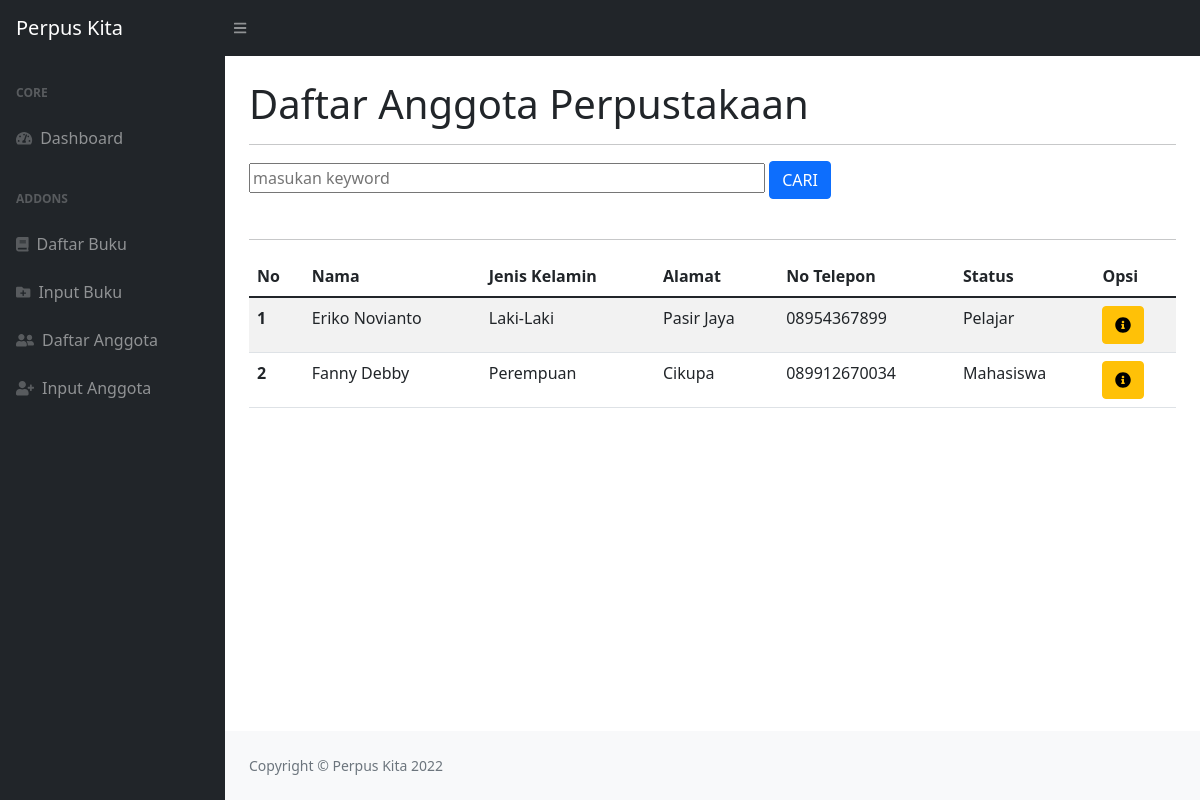
/anggota.php, run on the app's committed database.
### tables this page shows
CREATE TABLE `anggota` (
  `id_anggota` int(15) NOT NULL,
  `nm_anggota` varchar(25) NOT NULL,
  `jenkel` varchar(25) NOT NULL,
  `alamat` varchar(25) NOT NULL,
  `no_telp` varchar(15) NOT NULL,
  `status` varchar(25) NOT NULL
);

### function.php (called while the page is built, shortened)
<?php
$conn = mysqli_connect('localhost', 'root', '', 'uas_1904030060');
function query($query)
{
  global $conn;
  $result = mysqli_query($conn, $query);
  $rows = [];
  while ($row = mysqli_fetch_assoc($result)) {
    $rows[] = $row;
  }
  return $rows;
}

### anggota.php (the view, shortened to what this page needs)
<?php
require 'function.php';
$angg = query("SELECT * FROM anggota");
?>
<!DOCTYPE html>
<html lang="en">
<head>
  <link href="https://cdn.jsdelivr.net/npm/simple-datatables@latest/dist/style.css" rel="stylesheet" />
  <link href="css/styles.css" rel="stylesheet" />
</head>
<body class="sb-nav-fixed">
  <nav class="sb-topnav navbar navbar-expand navbar-dark bg-dark">
    <a class="navbar-brand ps-3" href="index.html">Perpus Kita</a>
    <button class="btn btn-link btn-sm order-1 order-lg-0 me-4 me-lg-0" id="sidebarToggle" href="#!"><i class="fas fa-bars"></i></button>
  </nav>
  <div id="layoutSidenav">
    <div id="layoutSidenav_nav">
      <nav class="sb-sidenav accordion sb-sidenav-dark" id="sidenavAccordion">
        <div class="sb-sidenav-menu">
          <div class="nav">
            <div class="sb-sidenav-menu-heading">Core</div>
            <a class="nav-link" href="index.php">
              <div class="sb-nav-link-icon"><i class="fas fa-tachometer-alt"></i></div>
              Dashboard
            </a>
            <div class="sb-sidenav-menu-heading">Addons</div>
            <a class="nav-link" href="buku.php">
              <div class="sb-nav-link-icon"><i class="fas fa-book"></i></div>
              Daftar Buku
            </a>
            <a class="nav-link" href="input_buku.php">
              <div class="sb-nav-link-icon"><i class="fas fa-folder-plus"></i></div>
              Input Buku
            </a>
            <a class="nav-link" href="anggota.php">
              <div class="sb-nav-link-icon"><i class="fas fa-user-friends"></i></div>
              Daftar Anggota
            </a>
            <a class="nav-link" href="input_agt.php">
              <div class="sb-nav-link-icon"><i class="fas fa-user-plus"></i></div>
              Input Anggota
            </a>
          </div>
        </div>
      </nav>
    </div>
    <div id="layoutSidenav_content">
      <main>
        <div class="container-fluid px-4">
          <h1 class="mt-4">Daftar Anggota Perpustakaan</h1>
          <hr>
          <form action="" method="POST">
            <input type="text" id="keyword" size="50" name="keyword" placeholder="masukan keyword" autocomplete="off">
            <button type="submit" class="btn btn-primary" name="cari">CARI</button>
          </form>
          <br>
          <hr>
          <table class="table table-striped">
            <thead>
              <tr>
                <th scope="col">No</th>
                <th scope="col">Nama</th>
                <th scope="col">Jenis Kelamin</th>
                <th scope="col">Alamat</th>
                <th scope="col">No Telepon</th>
                <th scope="col">Status</th>
                <th scope="col">Opsi</th>
              </tr>
            </thead>
            <tbody>
              <?php $no = 1;  ?>
              <?php foreach ($angg as $agt) : ?>
                <tr>
                  <th scope="row"><?php echo $no; ?></th>
                  <td><?php echo $agt['nm_anggota']; ?></td>
                  <td><?php echo $agt['jenkel']; ?></td>
                  <td><?php echo $agt['alamat']; ?></td>
                  <td><?php echo $agt['no_telp']; ?></td>
                  <td><?php echo $agt['status']; ?></td>
                  <td><a href="danggota.php?id=<?= $agt['id_anggota']; ?>" class="btn btn-warning" role="button"><i class="fas fa-info-circle"></i></a></td>
                </tr>
                <?php $no++ ?>
              <?php endforeach ?>
            </tbody>
          </table>
        </div>
      </main>
      <footer class="py-4 bg-light mt-auto">
        <div class="container-fluid px-4">
          <div class="d-flex align-items-center justify-content-between small">
            <div class="text-muted">Copyright &copy; Perpus Kita 2022</div>
          </div>
        </div>
      </footer>
    </div>
  </div>
</body>
</html>

### data on the page
anggota: nm_anggota "Eriko Novianto", jenkel "Laki-Laki", alamat "Pasir Jaya", no_telp "08954367899", status "Pelajar"
anggota: nm_anggota "Fanny Debby", jenkel "Perempuan", alamat "Cikupa", no_telp "089912670034", status "Mahasiswa"
